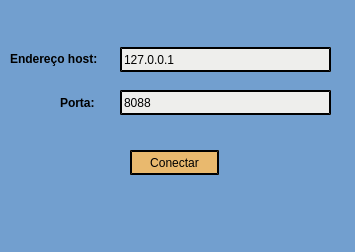
<?xml version="1.0" encoding="UTF-8"?>
<ui version="4.0">
 <class>MainWindow</class>
 <widget class="QMainWindow" name="MainWindow">
  <property name="geometry">
   <rect>
    <x>0</x>
    <y>0</y>
    <width>355</width>
    <height>252</height>
   </rect>
  </property>
  <property name="windowTitle">
   <string>MainWindow</string>
  </property>
  <property name="styleSheet">
   <string notr="true">background-color: rgb(114, 159, 207);</string>
  </property>
  <widget class="QWidget" name="centralwidget">
   <widget class="QPushButton" name="pushButtonConnect">
    <property name="geometry">
     <rect>
      <x>130</x>
      <y>150</y>
      <width>89</width>
      <height>25</height>
     </rect>
    </property>
    <property name="styleSheet">
     <string notr="true">background-color: rgb(238, 238, 236);
border-radius: 15px;
border-style: outset;
border-width: 2px;
border-color: black;
background-color: rgb(233, 185, 110);</string>
    </property>
    <property name="text">
     <string>Conectar</string>
    </property>
   </widget>
   <widget class="QLabel" name="label">
    <property name="geometry">
     <rect>
      <x>10</x>
      <y>50</y>
      <width>111</width>
      <height>17</height>
     </rect>
    </property>
    <property name="font">
     <font>
      <weight>75</weight>
      <bold>true</bold>
     </font>
    </property>
    <property name="text">
     <string>Endereço host:</string>
    </property>
   </widget>
   <widget class="QLabel" name="label_2">
    <property name="geometry">
     <rect>
      <x>60</x>
      <y>94</y>
      <width>51</width>
      <height>17</height>
     </rect>
    </property>
    <property name="font">
     <font>
      <weight>75</weight>
      <bold>true</bold>
     </font>
    </property>
    <property name="text">
     <string>Porta:</string>
    </property>
   </widget>
   <widget class="QLineEdit" name="lineEditHost">
    <property name="geometry">
     <rect>
      <x>120</x>
      <y>47</y>
      <width>211</width>
      <height>25</height>
     </rect>
    </property>
    <property name="styleSheet">
     <string notr="true">background-color: rgb(238, 238, 236);
border-radius: 15px;
border-style: outset;
border-width: 2px;</string>
    </property>
    <property name="text">
     <string>127.0.0.1</string>
    </property>
   </widget>
   <widget class="QLineEdit" name="lineEditPort">
    <property name="geometry">
     <rect>
      <x>120</x>
      <y>90</y>
      <width>211</width>
      <height>25</height>
     </rect>
    </property>
    <property name="styleSheet">
     <string notr="true">background-color: rgb(238, 238, 236);
border-radius: 15px;
border-style: outset;
border-width: 2px;</string>
    </property>
    <property name="text">
     <string>8088</string>
    </property>
   </widget>
  </widget>
  <widget class="QMenuBar" name="menubar">
   <property name="geometry">
    <rect>
     <x>0</x>
     <y>0</y>
     <width>355</width>
     <height>22</height>
    </rect>
   </property>
  </widget>
  <widget class="QStatusBar" name="statusbar"/>
 </widget>
 <resources/>
 <connections/>
</ui>
